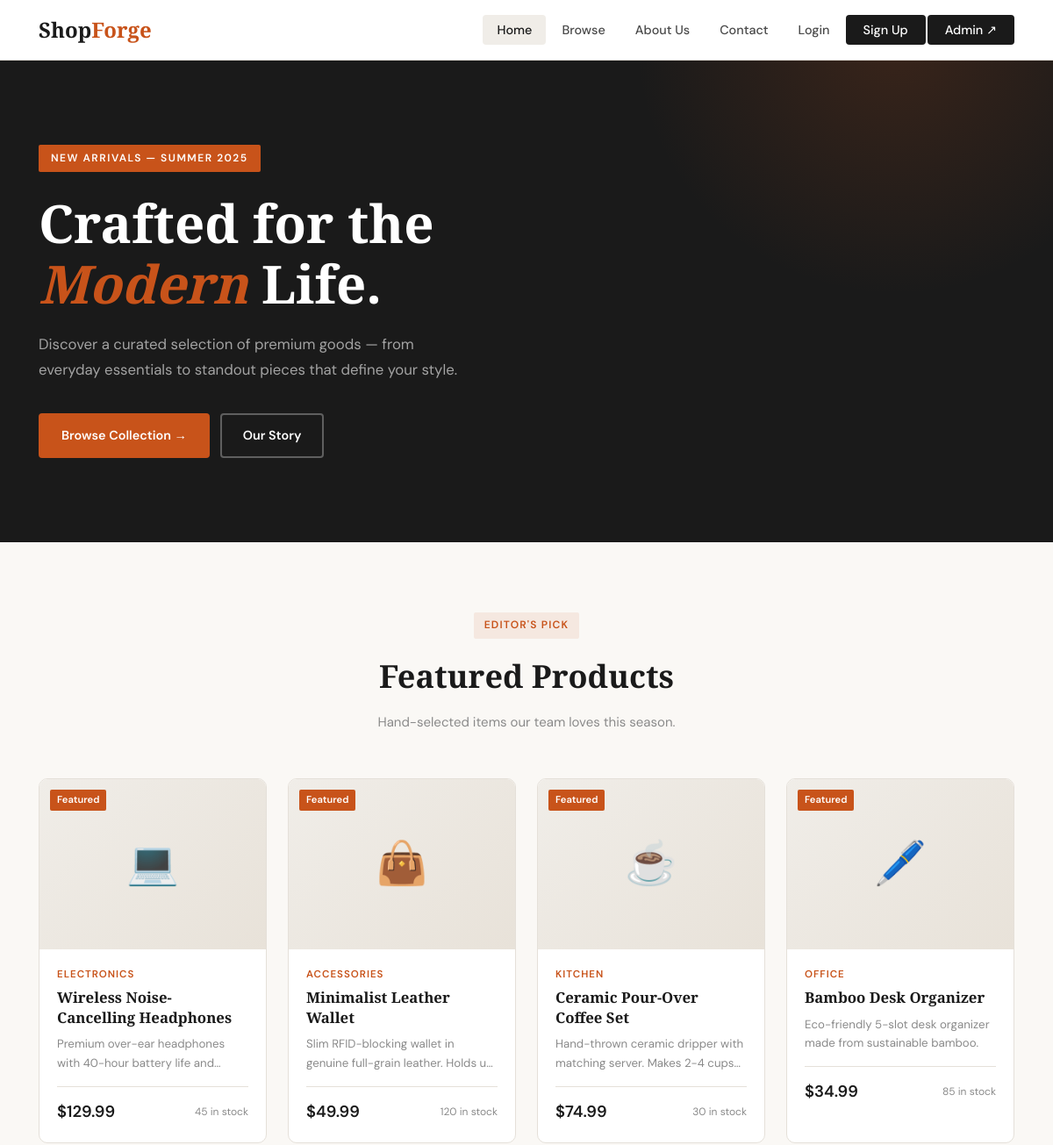
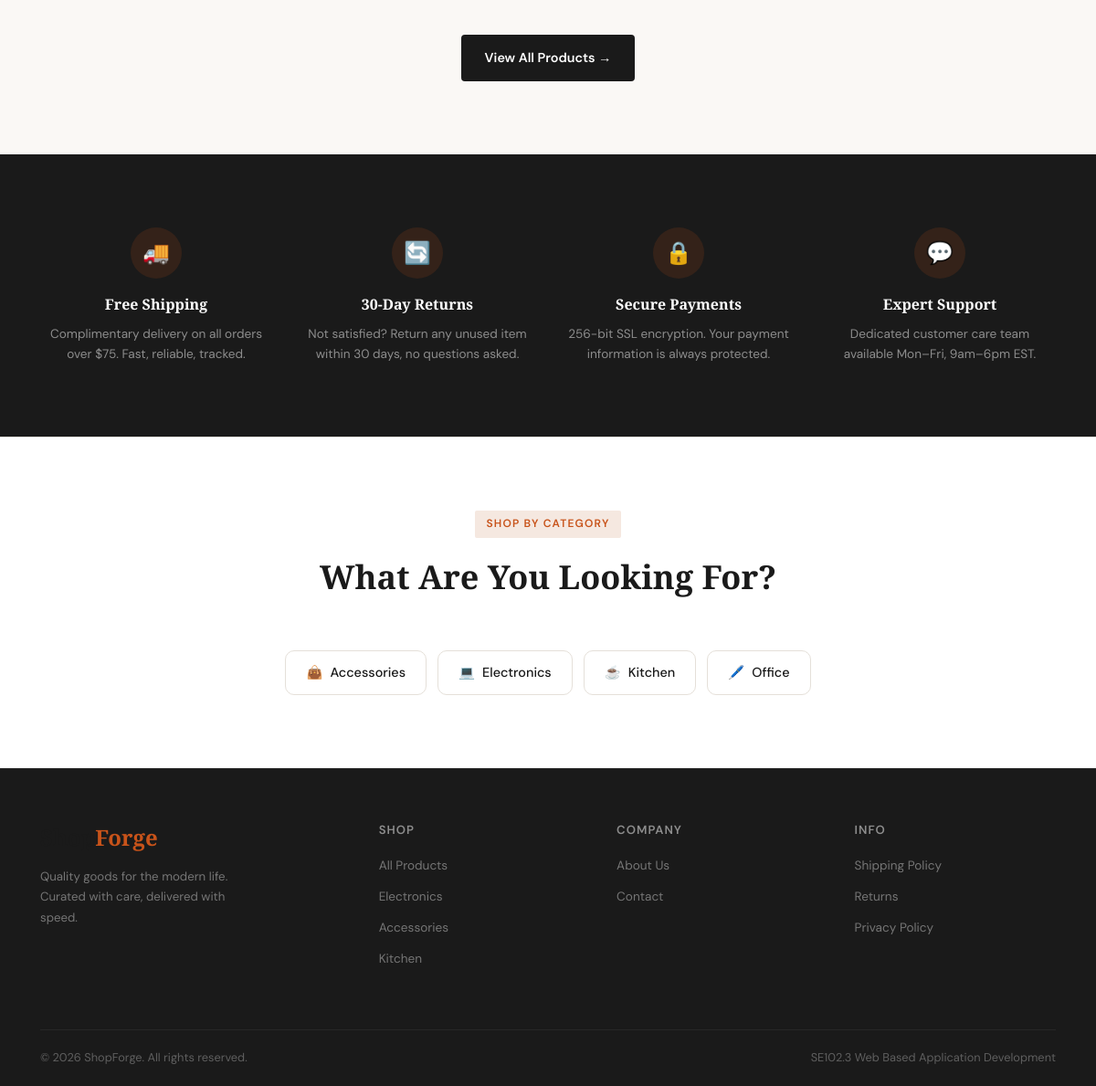
The page / on the database its author committed (2 pictures, top to bottom).
### tables this page shows
CREATE TABLE IF NOT EXISTS products (
    id INT AUTO_INCREMENT PRIMARY KEY,
    name VARCHAR(255) NOT NULL,
    description TEXT NOT NULL,
    price DECIMAL(10,2) NOT NULL,
    category VARCHAR(100) NOT NULL,
    stock INT NOT NULL DEFAULT 0,
    image_url VARCHAR(500),
    featured TINYINT(1) NOT NULL DEFAULT 0,
    created_at TIMESTAMP DEFAULT CURRENT_TIMESTAMP
);

### index.php (the view, shortened to what this page needs)
<?php
require 'includes/db.php';
require 'includes/header.php';
$featured = $conn->query("SELECT * FROM products WHERE featured = 1 LIMIT 4");
$categories = $conn->query("SELECT DISTINCT category FROM products ORDER BY category");
?>
<section class="hero">
    <div class="container">
        <div class="hero-label">New Arrivals — Summer 2025</div>
        <h1>Crafted for the <em>Modern</em> Life.</h1>
        <p>Discover a curated selection of premium goods — from everyday essentials to standout pieces that define your style.</p>
        <div class="hero-actions">
            <a href="products.php" class="btn btn-primary">Browse Collection →</a>
            <a href="about.php" class="btn btn-outline">Our Story</a>
        </div>
    </div>
</section>
<section>
    <div class="container">
        <div class="section-header">
            <span class="section-tag">Editor's Pick</span>
            <h2>Featured Products</h2>
            <p>Hand-selected items our team loves this season.</p>
        </div>
        <div class="products-grid">
            <?php
            $emojis = ['Electronics' => '💻', 'Accessories' => '👜', 'Kitchen' => '☕', 'Office' => '🖊️', 'Clothing' => '👕', 'Other' => '📦'];
            if ($featured->num_rows > 0):
                while ($p = $featured->fetch_assoc()):
                    $emoji = $emojis[$p['category']] ?? '📦';
                    $stock_class = $p['stock'] == 0 ? 'out' : ($p['stock'] < 10 ? 'low' : '');
                    $stock_label = $p['stock'] == 0 ? 'Out of stock' : ($p['stock'] < 10 ? 'Only ' . $p['stock'] . ' left' : $p['stock'] . ' in stock');
            ?>
            <div class="product-card">
                <div class="product-img">
                    <?php if ($p['image_url']): ?>
                        <img src="<?php echo htmlspecialchars($p['image_url']); ?>" alt="<?php echo htmlspecialchars($p['name']); ?>" style="width:100%;height:100%;object-fit:cover;">
                    <?php else: ?>
                        <span><?php echo $emoji; ?></span>
                    <?php endif; ?>
                    <span class="product-badge">Featured</span>
                </div>
                <div class="product-body">
                    <div class="product-category"><?php echo htmlspecialchars($p['category']); ?></div>
                    <div class="product-name"><?php echo htmlspecialchars($p['name']); ?></div>
                    <div class="product-desc"><?php echo htmlspecialchars($p['description']); ?></div>
                    <div class="product-footer">
                        <span class="product-price">$<?php echo number_format($p['price'], 2); ?></span>
                        <span class="product-stock <?php echo $stock_class; ?>"><?php echo $stock_label; ?></span>
                    </div>
                </div>
            </div>
            <?php endwhile; endif; ?>
        </div>
        <div style="text-align:center; margin-top:40px;">
            <a href="products.php" class="btn btn-dark">View All Products →</a>
        </div>
    </div>
</section>
<section class="features-section">
    <div class="container">
        <div class="features-grid">
            <div class="feature-item">
                <div class="feature-icon">🚚</div>
                <h3>Free Shipping</h3>
                <p>Complimentary delivery on all orders over $75. Fast, reliable, tracked.</p>
            </div>
            <div class="feature-item">
                <div class="feature-icon">🔄</div>
                <h3>30-Day Returns</h3>
                <p>Not satisfied? Return any unused item within 30 days, no questions asked.</p>
            </div>
            <div class="feature-item">
                <div class="feature-icon">🔒</div>
                <h3>Secure Payments</h3>
                <p>256-bit SSL encryption. Your payment information is always protected.</p>
            </div>
            <div class="feature-item">
                <div class="feature-icon">💬</div>
                <h3>Expert Support</h3>
                <p>Dedicated customer care team available Mon–Fri, 9am–6pm EST.</p>
            </div>
        </div>
    </div>
</section>
<section style="background:var(--white); border-top:1px solid var(--border);">
    <div class="container">
        <div class="section-header">
            <span class="section-tag">Shop by Category</span>
            <h2>What Are You Looking For?</h2>
        </div>
        <div style="display:flex; gap:12px; flex-wrap:wrap; justify-content:center;">
            <?php while ($cat = $categories->fetch_assoc()):
                $emoji = $emojis[$cat['category']] ?? '📦';
            ?>
            <a href="products.php?category=<?php echo urlencode($cat['category']); ?>" style="display:inline-flex;align-items:center;gap:8px;padding:12px 22px;background:var(--white);border:1.5px solid var(--border);border-radius:var(--radius-lg);font-weight:500;font-size:0.9rem;color:var(--ink);transition:all 0.2s;" onmouseover="this.style.borderColor='var(--accent)';this.style.color='var(--accent)';" onmouseout="this.style.borderColor='var(--border)';this.style.color='var(--ink)';">
                <span><?php echo $emoji; ?></span> <?php echo htmlspecialchars($cat['category']); ?>
            </a>
            <?php endwhile; ?>
        </div>
    </div>
</section>
<?php require 'includes/footer.php'; ?>

### rows shown on the page
products: category "💻", category "ELECTRONICS", name "Wireless Noise-Cancelling Headphones", description "Premium over-ear headphones with 40-hour battery life…", price "129.99", stock "45 in stock"
products: category "👜", category "ACCESSORIES", name "Minimalist Leather Wallet", description "Slim RFID-blocking wallet in genuine full-grain leather. Holds…", price "49.99", stock "120 in stock"
products: category "☕", category "KITCHEN", name "Ceramic Pour-Over Coffee Set", description "Hand-thrown ceramic dripper with matching server. Makes 2-4…", price "74.99", stock "30 in stock"
products: category "🖊️", category "OFFICE", name "Bamboo Desk Organizer", description "Eco-friendly 5-slot desk organizer made from sustainable bamboo.", price "34.99", stock "85 in stock"

### other values the page prints
$emoji "👜"
$cat['category'] "Accessories"
$emoji "💻"
$cat['category'] "Electronics"
$emoji "☕"
$cat['category'] "Kitchen"
$emoji "🖊️"
$cat['category'] "Office"
